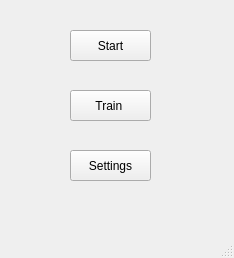
<?xml version="1.0" encoding="UTF-8"?>
<ui version="4.0">
 <class>Menu</class>
 <widget class="QMainWindow" name="Menu">
  <property name="geometry">
   <rect>
    <x>0</x>
    <y>0</y>
    <width>234</width>
    <height>258</height>
   </rect>
  </property>
  <property name="minimumSize">
   <size>
    <width>234</width>
    <height>258</height>
   </size>
  </property>
  <property name="maximumSize">
   <size>
    <width>234</width>
    <height>258</height>
   </size>
  </property>
  <property name="windowTitle">
   <string>Menu</string>
  </property>
  <widget class="QWidget" name="centralwidget">
   <widget class="QPushButton" name="pushButton">
    <property name="geometry">
     <rect>
      <x>70</x>
      <y>30</y>
      <width>81</width>
      <height>31</height>
     </rect>
    </property>
    <property name="text">
     <string>Start</string>
    </property>
   </widget>
   <widget class="QPushButton" name="pushButton_2">
    <property name="geometry">
     <rect>
      <x>70</x>
      <y>90</y>
      <width>81</width>
      <height>31</height>
     </rect>
    </property>
    <property name="text">
     <string>Train </string>
    </property>
   </widget>
   <widget class="QPushButton" name="pushButton_3">
    <property name="geometry">
     <rect>
      <x>70</x>
      <y>150</y>
      <width>81</width>
      <height>31</height>
     </rect>
    </property>
    <property name="text">
     <string>Settings</string>
    </property>
   </widget>
  </widget>
  <widget class="QMenuBar" name="menubar">
   <property name="geometry">
    <rect>
     <x>0</x>
     <y>0</y>
     <width>234</width>
     <height>21</height>
    </rect>
   </property>
  </widget>
  <widget class="QStatusBar" name="statusbar"/>
 </widget>
 <resources/>
 <connections/>
</ui>
